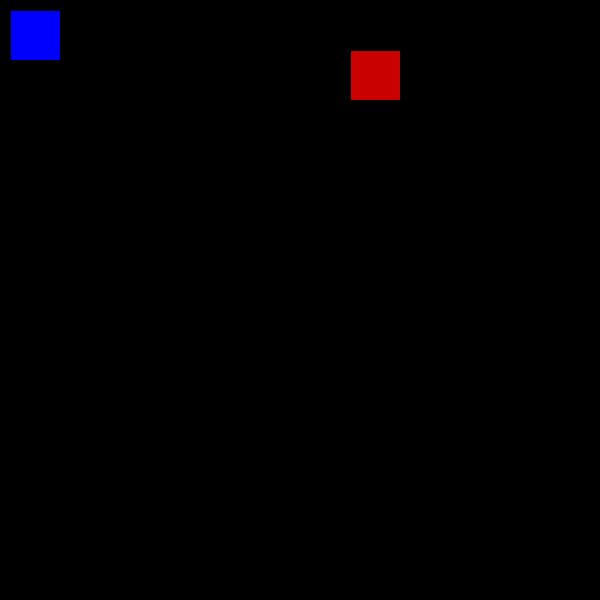
Frame 1 (no input)
Frame 60 (the mouse pressed at the canvas centre just before this capture): identical to frame 1, image omitted
Frame 120 (the mouse held since frame 60 and released just before this capture): identical to frame 1, image omitted

The Processing sketch that drew this single still picture (run headless with seeded random() and noise(); from frame 60 on, the mouse is pressed at the canvas centre):

// Processing sketch: Test_Reset
// ── Test_Reset.pde


Boton resetButton;
Juagador alex;
int imgActual = 0;
boolean resetPressed = false;

void setup() {
  
  size(600,600);
  
  alex = new Juagador(10,10,50,50);
  resetButton = new Boton(350,50,50,50);
}


void draw() {
  background(0);
  alex.dibujar();
  resetButton.dibujar();
  println(resetPressed);
  
  // Hacer el reset
  if(resetPressed) {
    
    alex.reset();
    
    
    resetPressed = false;    
  }
  
  
  
}

void mousePressed() {
  resetPressed = resetButton.verificarClic();
}

// ── Boton.pde
class Boton {
  
  int posX,posY,ancho,alto;
  
  Boton(int posX_, int posY_, int ancho_, int alto_) {
    
    posX = posX_;
    posY = posY_;
    ancho = ancho_;
    alto = alto_;
    
  }
  
  void dibujar() {
    
    fill(200,0,0);
    rect(posX,posY,ancho,alto);
    
  }
  
  
  boolean verificarClic() {
    boolean retorno = false;
    if( mousePressed && mouseX > posX && mouseX < posX + ancho && mouseY > posY && mouseY < posY + alto ){
      retorno = true;
    }
    return retorno;
  }
  
  
  
}

// ── Jugador.pde
class Juagador {

  int posX, posY, ancho, alto, vel = 5;
  int posX_init, posY_init;

  Juagador(int posX_, int posY_, int ancho_, int alto_) {

    posX = posX_;
    posY = posY_;
    ancho = ancho_;
    alto = alto_;
    
    posX_init = posX_;
    posY_init = posY_;
  }

  void dibujar() {

    fill(0, 0, 255);
    rect(posX, posY, ancho, alto);
    moverse();
  }


  void moverse() {

    if ( keyPressed && key == CODED ) {

      switch(keyCode) {
      case LEFT:
        posX -= vel;
        break;
      case RIGHT:
        posX += vel;
        break;
      case UP:
        posY -= vel;
        break;
      case DOWN:
        posY += vel;
        break;
      }
    }
  }
  
  void reset(){ 
    posX = posX_init;
    posY = posY_init;
  }

  
}
